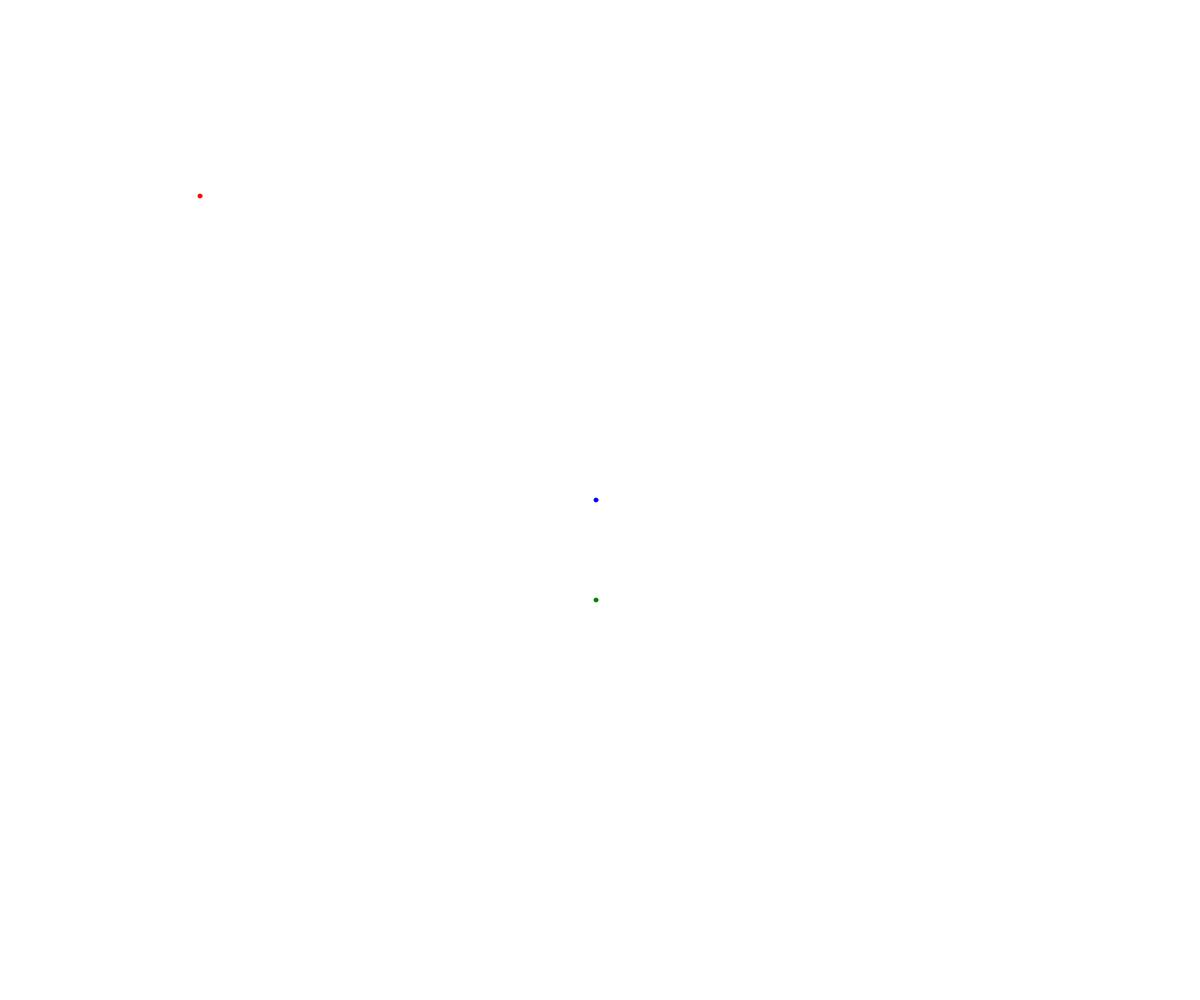
Frame 1 (no input)
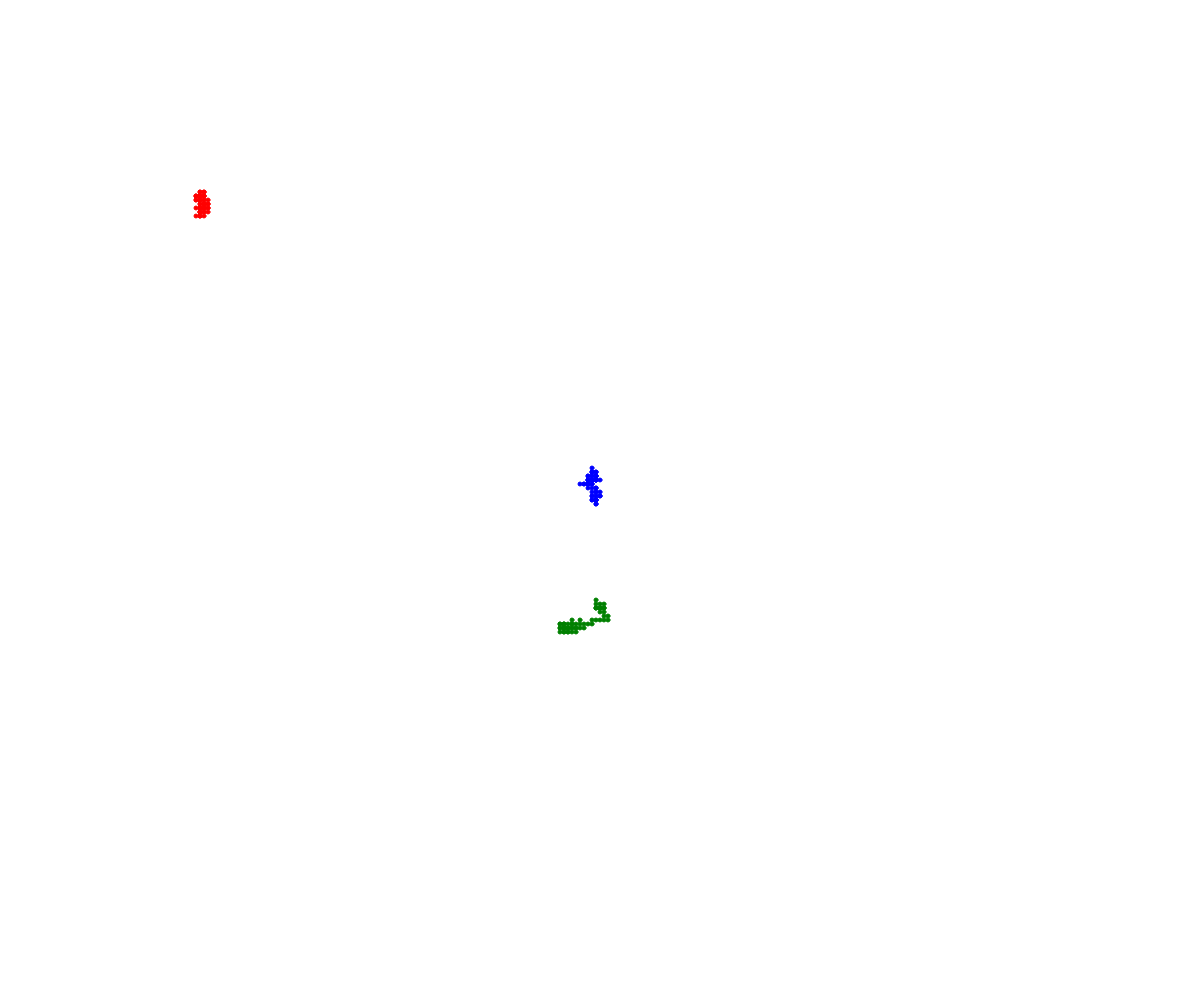
Frame 60 (no input)
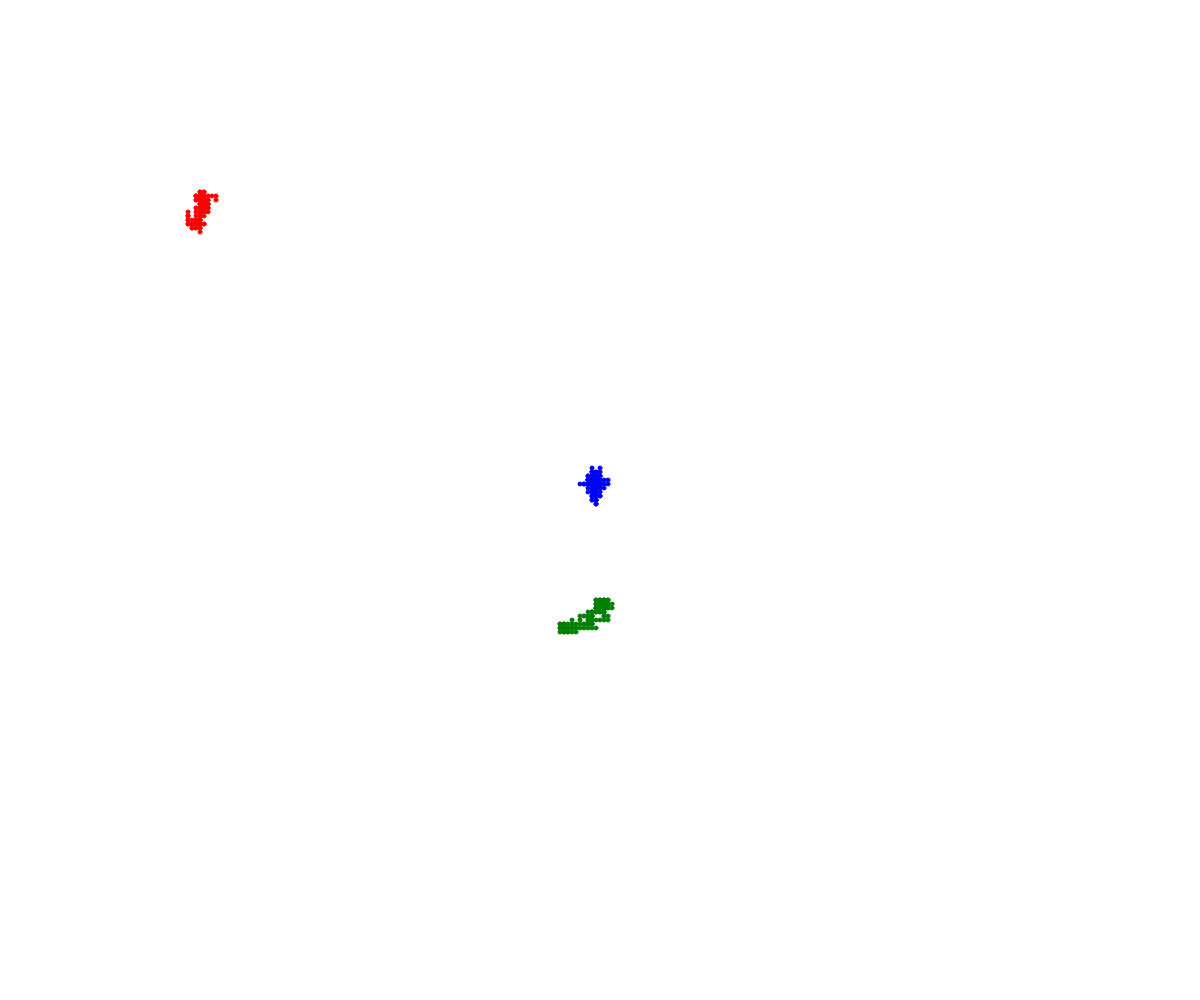
Frame 120 (the mouse pressed at the canvas centre since frame 60)

The p5.js sketch that drew these frames (run headless with seeded random() and noise() and a simulated clock; from frame 60 on, the mouse is pressed at the canvas centre):

// p5.js sketch
// ── sketch.js
// Walker OOP Demo

let dude;
let seb;
let guy;

function setup() {
  createCanvas(windowWidth, windowHeight);
  dude = new Walker(width/2, height/2, "blue");
  seb = new Walker(200, 200, "red");
  guy = new Walker(600, 600, "green");
}

function draw() {
  dude.move();
  seb.move();
  guy.move();

  dude.display();
  seb.display();
  guy.display();
}

class Walker {
  constructor(x, y, theColor) {
    this.x = x;
    this.y = y;
    this.color = theColor;
    this.speed = 4;
    this.radius = 2;
  }

  display() {
    fill(this.color);
    stroke(this.color);
    circle(this.x, this.y, this.radius*2);
  }

  move() {
    let theChoice = random (100);

    if (theChoice < 25) {//up
      this.y -= this.speed;
    }
    else if (theChoice < 50) {//down
      this.y += this.speed;
    }
    else if (theChoice < 75) {//left
      this.x -= this.speed;
    }
    else {//right
      this.x += this.speed;
    }
  }
}
